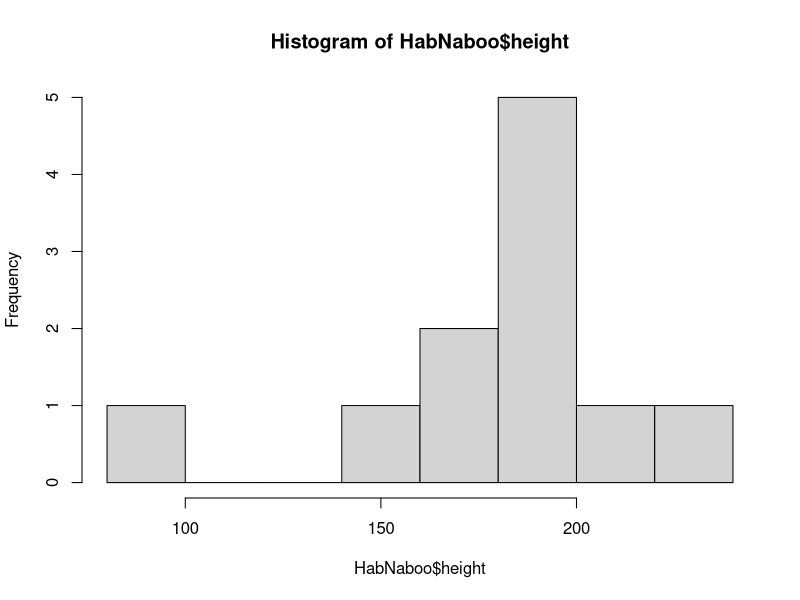
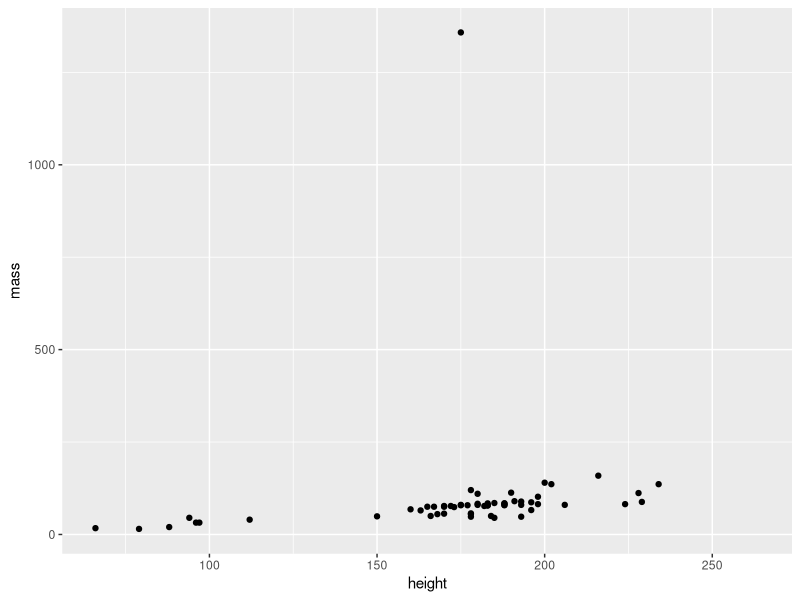
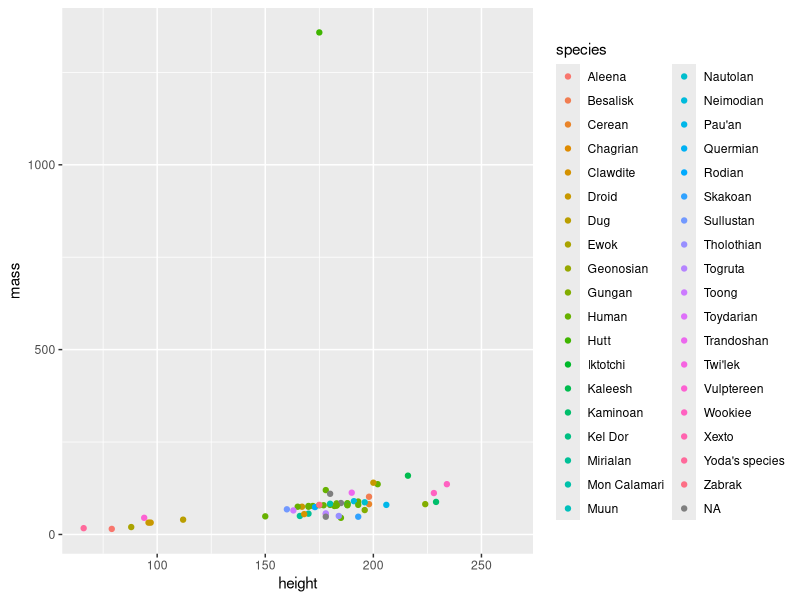

These figures' R source, in order:
## ---- chunk 1
knitr::opts_chunk$set(echo = TRUE)
library(dplyr)
library(tidyverse)
## ---- chunk 2
dim(starwars)
ncol(starwars)
nrow(starwars)
## ---- chunk 3
filter(starwars, sex=="male" & height>250)
HabTatooine <- filter(starwars , homeworld=="Tatooine" & eye_color=="blue")
HabTatooine

starwars %>%
  filter(species == "Human" , homeworld == "Tatooine")
## ---- chunk 4
HabNaboo <- filter(starwars , homeworld=="Naboo")
HabNaboo
hist(HabNaboo$height)
## ---- chunk 5
starwars %>%  group_by(species, gender)%>% tally()

ggplot(starwars ,aes(height, mass)) + geom_point()
ggplot(starwars, aes(height, mass, colour = species)) + geom_point()
